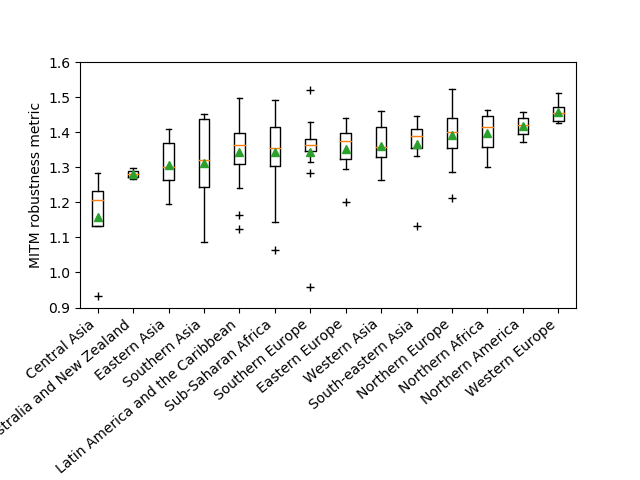

Write the Python code that produced this figure.
import matplotlib.pyplot as plt

labels = [  'Central Asia',
            'Australia and New Zealand',
            'Eastern Asia',
            'Southern Asia',
            'Latin America and the Caribbean',
            'Sub-Saharan Africa',
            'Southern Europe',
            'Eastern Europe',
            'Western Asia',
            'South-eastern Asia',
            'Northern Europe',
            'Northern Africa',
            'Northern America',
            'Western Europe']

subdata = dict()
for reg in labels:
    subdata[reg] = []

def readfile(fn):    
    f = []
    with open(fn,'r') as fi:
        reader = fi.readlines()
        for line in reader:    
            s = line.split(';')
            m = float(s[2])
            if m > 0:
                f.append(m)
    avg = sum(f) / float(len(f))
    return avg

ctry = dict()

with open('country_region.dat','r') as fi:
    reader = fi.readlines()
    for line in reader:
        s = line.split("\t")
        if (s[1] in labels):
            ctry[s[0]] = s[1]

for country in ctry:
    fname = './data/'+country+'_avg2'
    avg = readfile(fname)
    subdata[ctry[country]].append(avg)

data = []
for reg in labels:
    data.append(subdata[reg])

fig, axes = plt.subplots(1, 1)

axes.boxplot(data, labels=labels, showmeans=True,widths=(0.3,0.3,0.3,0.3,0.3,0.3,0.3,0.3,0.3,0.3,0.3,0.3,0.3,0.3),sym='+' ) 
plt.ylim(0.9,1.6,0.1)
axes.set_title('')
axes.set_ylabel('MITM robustness metric')

axes.tick_params(axis='x', labelsize=10)
axes.set_aspect(9.9) 


for labl in axes.get_xmajorticklabels():
    labl.set_rotation(40)
    labl.set_horizontalalignment("right")

plt.subplots_adjust(bottom=0.35)

fig.savefig('f6_a.png')
